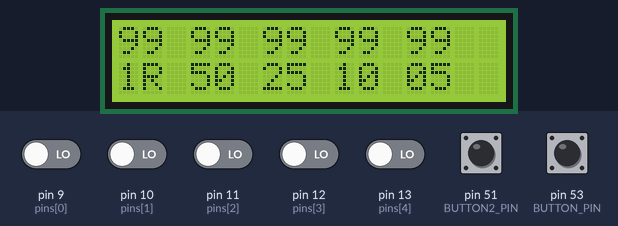
Bench run of a sketch on a simulated Arduino Mega 2560, built with avr-gcc and run on an emulated ATmega2560. Shown: 16×2 character LCD. The inputs (shaded band) are chosen by the test bench; at power-on: pin 51 (BUTTON2_PIN), pin 53 (BUTTON_PIN) HIGH, pin 9 (pins[0]), pin 10 (pins[1]), pin 11 (pins[2]), pin 12 (pins[3]), pin 13 (pins[4]) LOW. EEPROM starts erased.

Above: at 1.2 s.
1.3 s: pin 51 (BUTTON2_PIN) pulled LOW for 1 s
At 1.7 s:
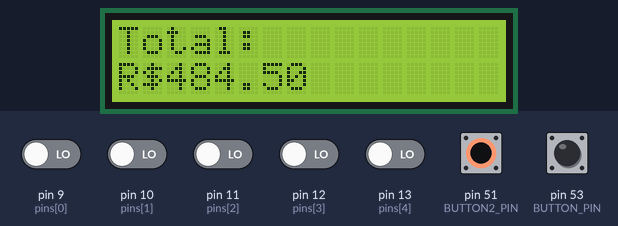
3.8 s: pin 53 (BUTTON_PIN) pulled LOW for 0.15 s
At 4.8 s:
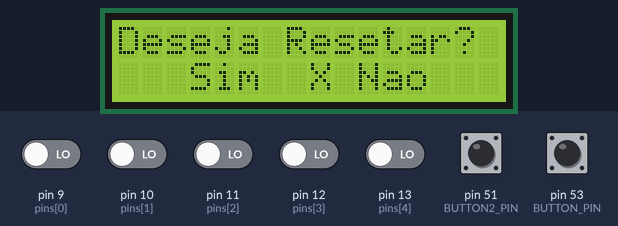
5.4 s: pin 51 (BUTTON2_PIN) pulled LOW for 0.15 s
At 5.8 s:
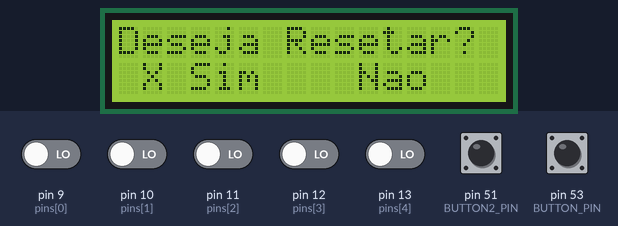
7.0 s: pin 53 (BUTTON_PIN) pulled LOW for 1 s
At 7.26 s:
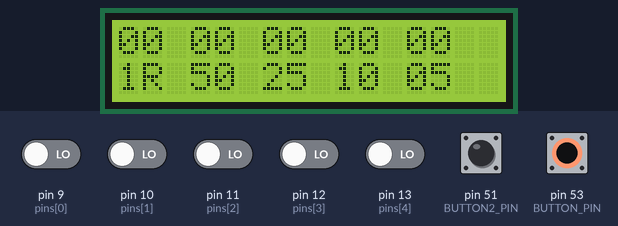
Timing chart, 0 to 10.0 s (numbered marks = the images above; inputs shaded):
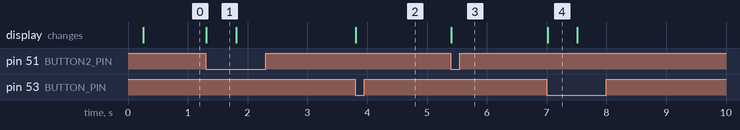

Measured:
- after the input at 1.3 s, the display: changes at once (image 1)
- after the input at 3.8 s, the display: changes at once (image 2)
- after the input at 5.4 s, the display: changes at once (image 3)
- after the input at 7.0 s, the display: first changes at once (image 4 shows a later state)
- what the display in image 1 shows lasts 0.5 s, from 1.3 s to 1.8 s

The sketch:

codigo.ino
```cpp
#include <LiquidCrystal.h>
#include <EEPROM.h>

const int PRINT_TIMEOUT = 250;
const int HOW_MANY = 5;
const int BUTTON_PIN = 53;
const int BUTTON2_PIN = 51;
const int TIME_BETWEEN_PUSHES = 500;
const int LIMIT = 99;
const char CENTS_LINE[16] = "1R 50 25 10 05";
const float MULTIPLIER[HOW_MANY] = { 1.00, 0.50, 0.25, 0.10, 0.05 };
int pins[HOW_MANY] = { 9, 10, 11, 12, 13 };
int count[HOW_MANY] = { 0 };
int last[HOW_MANY] = { 0 };
long int last_printed = 0;
long int time_confirmed = 0;
long int time_swaped = 0;
const int rs = 7, en = 6, d4 = 5, d5 = 4, d6 = 3, d7 = 2;
LiquidCrystal lcd(rs, en, d4, d5, d6, d7);

int state = 0;
int selection = 0;
bool should_send = false;

int confirm_button_value() {
  int x = !digitalRead(BUTTON_PIN);
  if (x) {
    time_confirmed = millis();
  }
  return x;
}

int swap_button_value() {
  int x = !digitalRead(BUTTON2_PIN);
  if (x) {
    time_swaped = millis();
  }
  return x;
}

void print_selection_row() {
  lcd.setCursor(0, 1);
  if (!selection) {
    lcd.print("   Sim  X Nao");
  } else {
    lcd.print(" X Sim    Nao");
  }
}

void handle_serial() {
  if (Serial.available()) {
    // limpa a serial se nao for um comando valido
    if (Serial.available() > 1) {
      while (Serial.available()) { Serial.read(); };
    }

    int read = Serial.read();
    if (read == 'c') {
      for (int i = 0; i < HOW_MANY; i++) {
        Serial.print(count[i]);
        Serial.print(",");
        Serial.flush();
      }
    } else if (read == 't') {
      for (int i = 0; i < HOW_MANY; i++) {
        count[i] = 0;
      }
    }
  }
}
void print_total() {
  float total = 0.0;
  for (int i = 0; i < HOW_MANY; i++) {
    total += count[i] * MULTIPLIER[i];
  }
  lcd.print("R$");
  lcd.print(total);
}

void reset_state() {
  lcd.clear();
  lcd.setCursor(0, 1);
  lcd.print(CENTS_LINE);
  selection = 0;
  state = 0;
}

void setup() {
  Serial.begin(9600);
  for (int i = 0; i < HOW_MANY; i++) {
    count[i] = EEPROM.read(i);
    pinMode(pins[i], INPUT);
  }
  pinMode(BUTTON_PIN, INPUT_PULLUP);
  pinMode(BUTTON2_PIN, INPUT_PULLUP);
  lcd.begin(16, 2);
  lcd.setCursor(0, 1);
  lcd.print(CENTS_LINE);
}

void loop() {
  long int elapsed = millis() - last_printed;

  if (state == 0) {
    if (elapsed >= PRINT_TIMEOUT) {
      lcd.setCursor(0, 0);
      for (int i = 0; i < HOW_MANY; i++) {
        int x = digitalRead(pins[i]);
        if (x == 1 && last[i] == 0) {
          count[i] += 1;
        }
        last[i] = x;
        EEPROM.update(i, count[i]);

        //left number padding
        if (count[i] < 10) {
          lcd.print("0");
        }

        // print with limiter
        if (count[i] > LIMIT) {
          lcd.print(LIMIT);
        } else {
          lcd.print(count[i]);
        }
        lcd.print(" ");
      }
      last_printed = millis();
    } else {
      for (int i = 0; i < HOW_MANY; i++) {
        int x = digitalRead(pins[i]);
        if (x == 1 && last[i] == 0) {
          count[i] += 1;
        }
        last[i] = x;
      }
    }
    if ((millis() - time_swaped) > TIME_BETWEEN_PUSHES && swap_button_value()) {
      lcd.clear();
      lcd.setCursor(0, 0);
      lcd.print("Total: ");
      lcd.setCursor(0, 1);
      print_total();
      state = 2;
    }
    if ((millis() - time_confirmed) > TIME_BETWEEN_PUSHES && confirm_button_value()) {
      lcd.clear();
      lcd.print("Deseja Resetar?");
      print_selection_row();
      selection = 0;
      state = 1;
    }
  }
  if (state == 1) {
    lcd.setCursor(1, 0);
    print_selection_row();
    if ((millis() - time_confirmed) > TIME_BETWEEN_PUSHES && confirm_button_value()) {
      // if selected yes, proceed to nuke everything
      if (selection) {
        for (int i = 0; i < HOW_MANY; i++) {
          count[i] = 0;
          last[i] = 0;
          EEPROM.update(i, 0);
        }
      }
      reset_state();
    }
    if ((millis() - time_swaped) > TIME_BETWEEN_PUSHES && swap_button_value()) {
      selection = !selection;
    }
  }
  if (state == 2) {
    if (elapsed >= PRINT_TIMEOUT) {
      lcd.setCursor(0, 1);
      print_total();
      lcd.print("            ");
    }
    if ((millis() - time_swaped) > TIME_BETWEEN_PUSHES && swap_button_value()) {
      reset_state();
    }
  }
  handle_serial();
}
```
